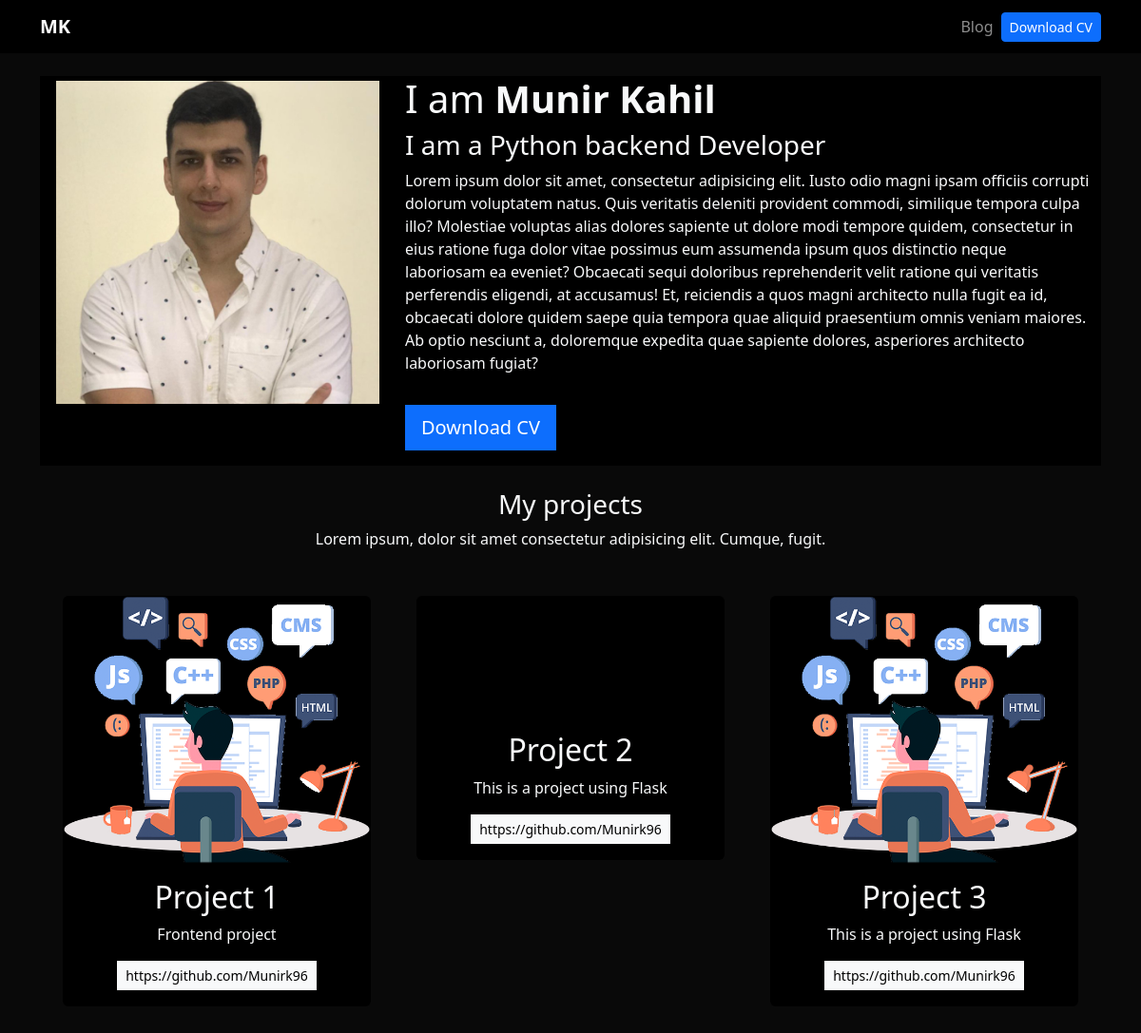
The app's page /, older data.
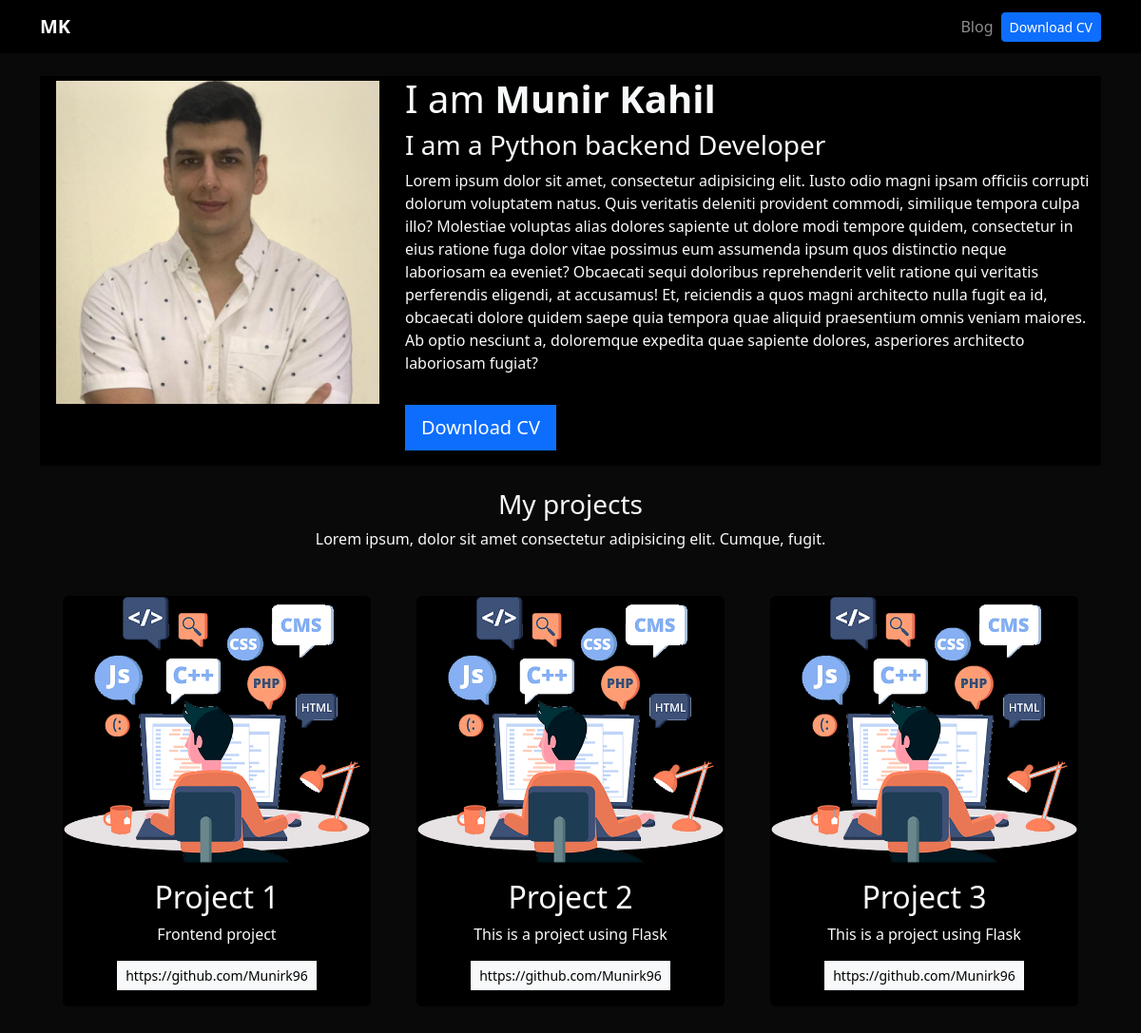
The same page, newer data.
### portfolio/models.py (models this page shows)
class project(models.Model):
    title = CharField(max_length=100)
    description = CharField(max_length=250)
    image = ImageField(upload_to='portfolio/images/')
    url = URLField(blank=True)

### portfolio/views.py (the view)
# urls.py: 2. Add a URL to urlpatterns:  path('', views.home, name='home')
def home(request):
    Projects = project.objects.all()
    return render(request, 'home.html', {'Projects': Projects})

### portfolio/templates/home.html (shortened to what this page needs)
{% extends 'layout.html' %}
{% block content %}
{% load static %}
<header class="row bg-black">
    <div class="col-md-4">
        <img src="{% static 'portfolio/Munir J. Kahil.jpg'%}"alt=""/>
    </div>
    <div class="col-md-8 my-auto">
        <h1>I am <strong>Munir Kahil</strong></h1>
        <h3>I am a Python backend Developer</h3>
        <p>Lorem ipsum dolor sit amet, consectetur adipisicing elit. Iusto odio magni ipsam officiis corrupti dolorum
            voluptatem natus. Quis veritatis deleniti provident commodi, similique tempora culpa illo? Molestiae
            voluptas
            alias dolores sapiente ut dolore modi tempore quidem, consectetur in eius ratione fuga dolor vitae possimus
            eum
            assumenda ipsum quos distinctio neque laboriosam ea eveniet? Obcaecati sequi doloribus reprehenderit velit
            ratione qui veritatis perferendis eligendi, at accusamus! Et, reiciendis a quos magni architecto nulla fugit
            ea
            id, obcaecati dolore quidem saepe quia tempora quae aliquid praesentium omnis veniam maiores. Ab optio
            nesciunt
            a, doloremque expedita quae sapiente dolores, asperiores architecto laboriosam fugiat?</p>
        <a href="{% static 'portfolio/CV-MunirKahil.pdf' %}" class="btn btn-primary btn-lg rounded-0 my-3">Download CV</a>
    </div>
</header>
<div class="row my-4 text-center">
    <h3>My projects</h3>
    <p>Lorem ipsum, dolor sit amet consectetur adipisicing elit. Cumque, fugit.</p>
    <h3>{% for Project in Projects %}</h3>
<div class="col-md-4 p-4">
    <div class="card bg-black card-project">
        <img src="{{ Project.image.url }}" alt="{{Project.tittle}}" class="card-img-top"/>
        <div class="card-body text-light">
            <h2>{{ Project.title }}</h2> <p>{{ Project.description }}</p>
        {% if Project.url %}
        <a href="{{Project.url}}" class="btn btn-light rounded-0 btn-sm" target="_blank">{{Project.url}}</a>
        {% endif %}
        </div>
    </div>
</div>
{% endfor %}
{% endblock %}

Row changes from the older to the newer data that the page shows:
changed project "Project 2": image: a different picture
